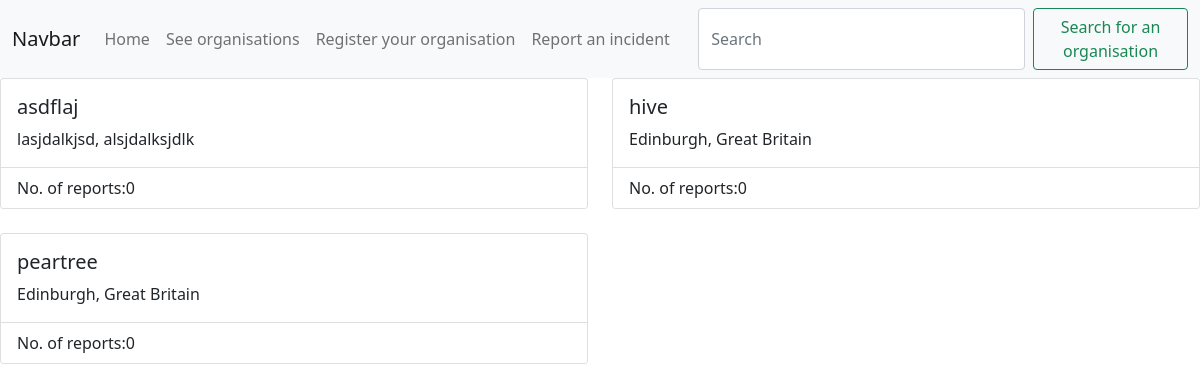
Before: /view with the older database file.
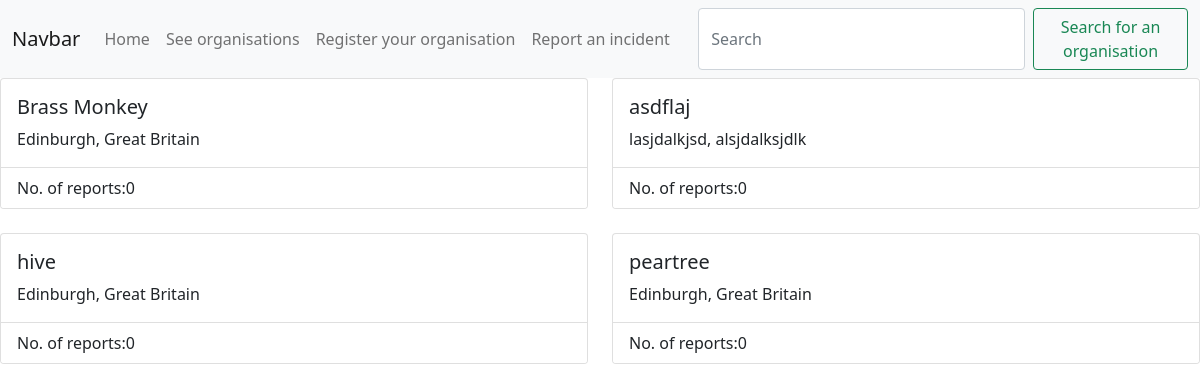
After: the same page with the newer database file.
### register/models.py (models this page shows)
class Organisation(models.Model):
    COUNTRY_CHOICES = [
        ('gb','Great Britain'),
        ('ie', 'Ireland'),
    ]
    TYPE_CHOICES = [
        ('pubbar', 'Pub/Bar'),
        ('club', 'Nightclub'),
        ('soc', 'University Society'),
        ('school', 'School'),
        ('office', 'Office'),
        ('store', 'Store'),
        ('other', 'Other'),
    ]
    CITY_CHOICES = [('edi', 'Edinburgh')]
    name = models.CharField(max_length=150)
    country = models.CharField(max_length=50, choices=COUNTRY_CHOICES)
    city = models.CharField(max_length=50, choices=CITY_CHOICES)
    type = models.CharField(max_length=25, choices=TYPE_CHOICES)
    email = models.EmailField()
    report_count = models.IntegerField(blank=False, null=False, default=0)
    class Meta:
        ordering = ['name']

### view/views.py (the view)
# urls.py: path('view', view_view, name='view'),
def view_view(request):
    orgs = Organisation.objects.all()
    return render(request, 'view/view.html', {
        'orgs': orgs,
    })

### view/templates/view/view.html (shortened to what this page needs)
{% extends "beepboop9000/base.html" %}
{% load static %}
{% block content %}
<div class="row row-cols-1 row-cols-md-2 g-4">
{% for organisation in orgs %}
<div class="col">
  <div class="card h-100">
    <div class="card-body">
      <h5 class="card-title">{{ organisation.name }}</h5>
      <p class="card-text">{{ organisation.get_city_display }}, {{ organisation.get_country_display }}</p>
    </div>
    <ul class="list-group list-group-flush">
      <li class="list-group-item">No. of reports:<span>{{ organisation.report_count }}</span></li>
    </ul>
  </div>
</div>
{% endfor %}
</div>
{% endblock %}

### beepboop9000/templates/beepboop9000/base.html (shortened to what this page needs)
<!DOCTYPE html>
{% load static %}
<html lang="en">
  <head>
    <link href="https://cdn.jsdelivr.net/npm/bootstrap@5.0.0-beta2/dist/css/bootstrap.min.css" rel="stylesheet">
  </head>
  <body>
    <div class="min-vh-100">
      <nav class="navbar navbar-expand-lg navbar-light bg-light">
        <div class="container-fluid">
          <a class="navbar-brand" href="#">Navbar</a>
          <div class="collapse navbar-collapse" id="navbarSupportedContent">
            <ul class="navbar-nav me-auto mb-2 mb-lg-0">
              <li class="nav-item">
                <a class="nav-link" aria-current="page" href="{% url 'home' %}">Home</a>
              </li>
              <li class="nav-item">
                <a class="nav-link" href="{% url 'view' %}">See organisations</a>
              </li>
              <li class="nav-item">
                <a class="nav-link" href="{% url 'register' %}">Register your organisation</a>
              </li>
              <li class="nav-item">
                <a class="nav-link" href="{% url 'report' %}">Report an incident</a>
              </li>
            </ul>
            <form class="d-flex">
              <input class="form-control me-2" type="search" placeholder="Search" aria-label="Search">
              <button class="btn btn-outline-success" type="submit">Search for an organisation</button>
            </form>
          </div>
        </div>
      </nav>
      {% block content %}
      {% endblock %}
    </div>
  </body>
</html>

Changed rows visible on the page:
added Organisation: name "Brass Monkey", city "Edinburgh", country "Great Britain", report_count "0"
